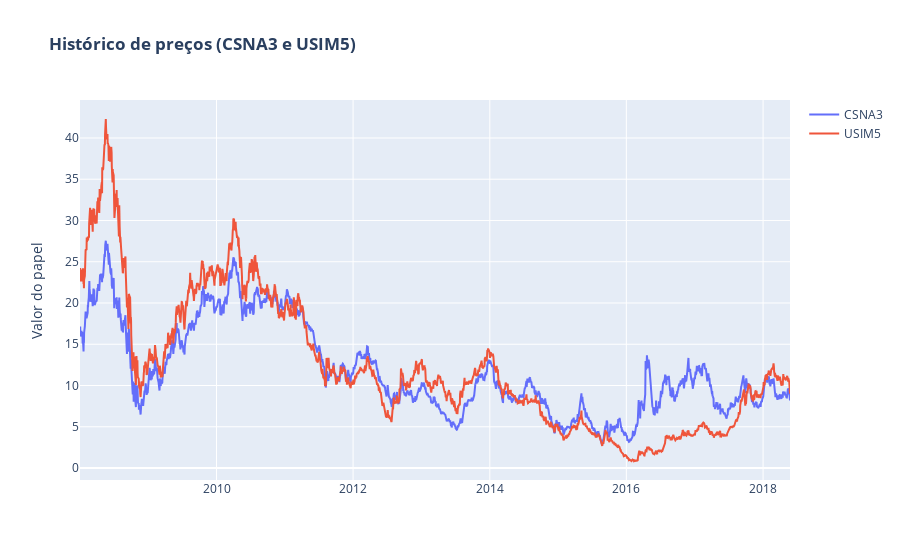

Notebook cell for this chart:
### Code cell
# Plot do histórico de preços de CSNA3 e USIM5

fig = go.Figure()
fig.add_trace(go.Scatter(x = date, y = df_csn_corr['CSNA3'], name = 'CSNA3', 
                         text = ['Valor do papel: R${}'.format(x) for x in df_csn_corr['CSNA3']], hoverinfo='x+text'))
fig.add_trace(go.Scatter(x = date, y = df_csn_corr['USIM5'], name = 'USIM5',
                        text = ['Valor do papel: R${}'.format(x) for x in df_csn_corr['USIM5']], hoverinfo='x+text'))

fig.update_layout(title = '<b> Histórico de preços (CSNA3 e USIM5) </b>')
fig.update_yaxes(title_text = 'Valor do papel')

fig.show()

### Figure 1 — Plotly figure (JSON) as saved in the notebook; plotly's stock layout.template omitted (floating-point values rounded to 4 significant figures; data arrays with more than 128 entries replaced by an {"elided": "..."} marker saying what was removed)
{"data": [{"hoverinfo": "x+text", "name": "CSNA3", "text": {"elided": "2572 str values"}, "type": "scatter", "x": {"elided": "2572 str values"}, "y": {"elided": "2572 float values"}}, {"hoverinfo": "x+text", "name": "USIM5", "text": {"elided": "2572 str values"}, "type": "scatter", "x": {"elided": "2572 str values"}, "y": {"elided": "2572 float values"}}], "layout": {"title": {"text": "<b> Histórico de preços (CSNA3 e USIM5) </b>"}, "yaxis": {"title": {"text": "Valor do papel"}}}}
